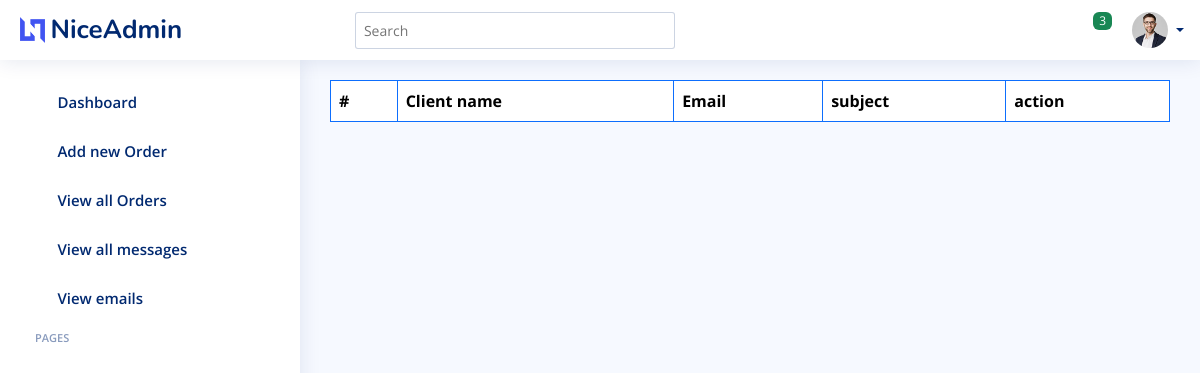
Before: /adminside/alllmessages/ with the older database file.
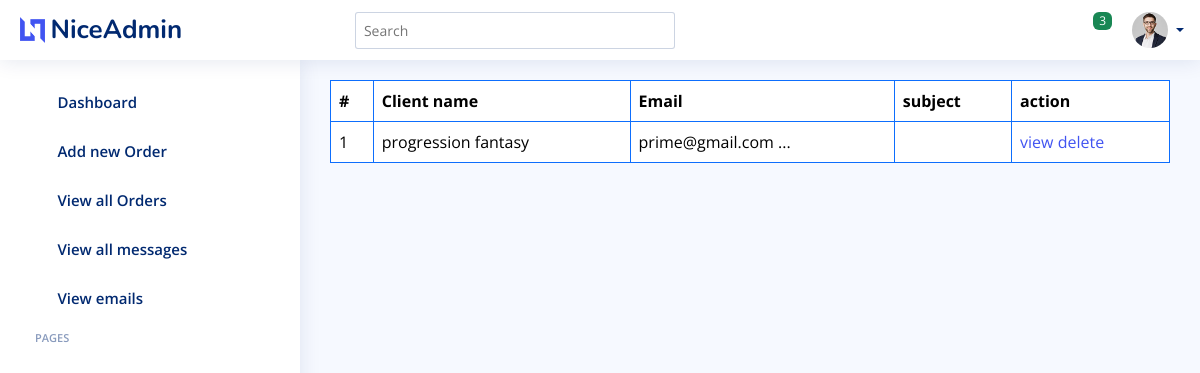
After: the same page with the newer database file.
### clientside/models.py (models this page shows, shortened)
class Quote(models.Model):
    departure = models.CharField(max_length= 50, null = True)
    delivery = models.CharField(max_length= 50, null = True)
    weight = models.CharField(max_length= 50, null = True)
    dimensions = models.CharField(max_length= 50, null = True)
    name = models.CharField(max_length=50, null = True)
    email = models.EmailField( null = True)
    phone = models.CharField(max_length = 50, null = True)
    message = models.TextField(max_length = 200, null = True)
    id = models.UUIDField(default=uuid.uuid4, unique=True, primary_key=True, editable= False)

### adminside/views.py (the view)
# urls.py: path('alllmessages/',views.Allmessages, name='all-messages'),
def Allmessages(request):
    messages = Quote.objects.all()
    return render(request, 'allmessages.html', {'messages': messages})

### adminside/templates/allmessages.html (shortened to what this page needs)
{% extends 'base.html' %}
{% load static %}
{% block content %}
<div class="container">
    <div class="row">
      <table class="table table-bordered border-primary">
        <thead>
          <tr>
            <th scope="col">#</th>
            <th scope="col">Client name</th>
            <th scope="col">Email</th>
            <th scope="col">subject</th>
            <th scope="col">action</th>
          </tr>
        </thead>
        <tbody>
          {% for messages in messages %}
          <tr>
            <td>{{forloop.counter}}</td>
            <td>{{messages.name}}</td>
            <td>{{messages.email|truncatechars:20}} ...</td>
            <td>{{messages.subject| truncatechars:10}}</td>
            <td>
              <a href="{% url 'AdminSide:message-details' messages.id %}">view</a>
              <a href="">delete</a>
            </td>
          </tr>
          {% endfor %}
        </tbody>
      </table>
    </div>
  </div>
{% endblock %}

Changed rows visible on the page:
added Quote: name "progression fantasy", email "prime@gmail.com"
